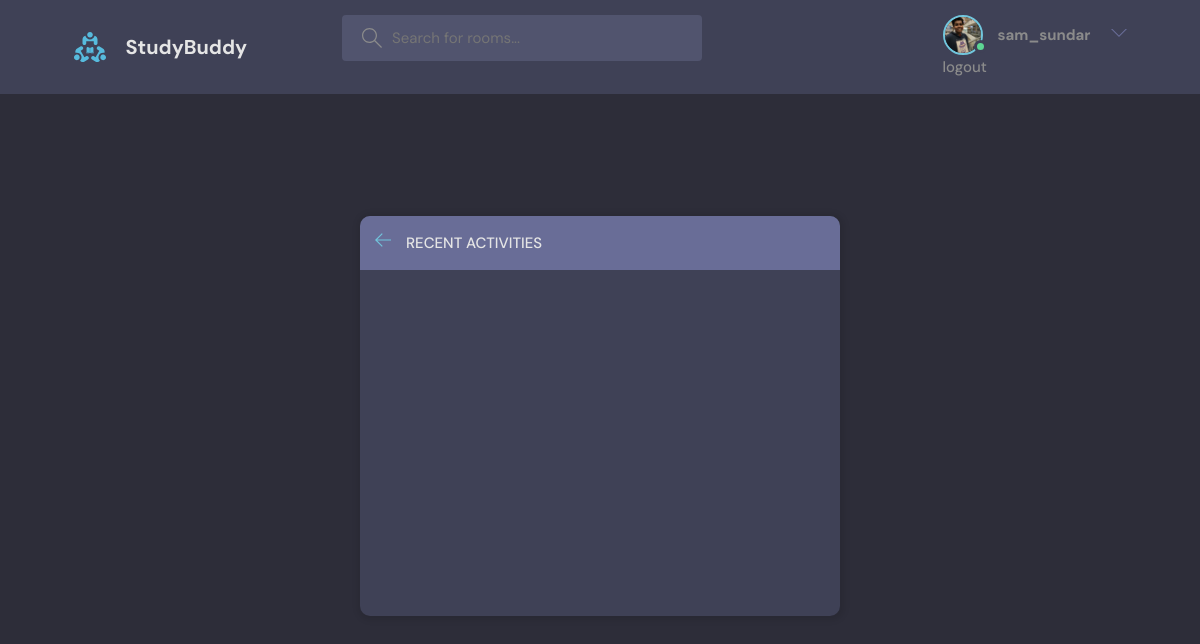
The app's page /activity/ (signed in), older data.
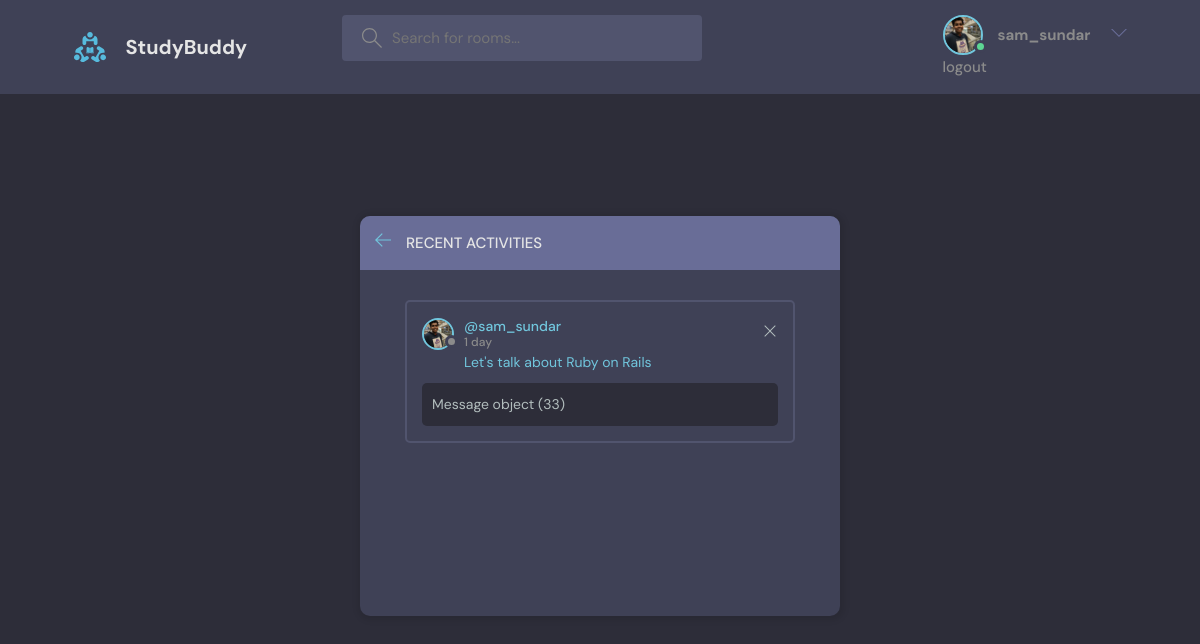
The same page, newer data.
### base/models.py (models this page shows, shortened)
class User(AbstractUser):
    name=models.CharField(max_length=200,null=True)
    email=models.EmailField(unique=True,null=True)
    bio=models.TextField(null=True)
    avatar=models.ImageField(null=True,default="avatar.svg")
    USERNAME_FIELD ='email'
    REQUIRED_FIELDS =[]

class Message(models.Model):
    user=models.ForeignKey(User,on_delete=models.CASCADE)
    room=models.ForeignKey(Room,on_delete=models.CASCADE)
    body=models.TextField()
    updated=models.DateTimeField(auto_now=True)
    created=models.DateTimeField(auto_now_add=True)
    class Meta:
        ordering = ['-updated','-created']  # '-' puts the new data field before all the prefilled data

class Room(models.Model):
    host = models.ForeignKey(User,on_delete=models.SET_NULL,null=True)
    topic=models.ForeignKey(Topic,on_delete=models.SET_NULL,null=True) #if topic was placed below Room then we must put Topic under Singles Commas i.e 'Topic',on_delete=models.CASCADE
    name=models.CharField(max_length=200)
    description=models.TextField(null=True,blank=True);
    participants=models.ManyToManyField(User,related_name='participants',blank=True)
    likes=models.ManyToManyField(User,related_name='likes',blank=True)
    updated =models.DateTimeField(auto_now=True)   #automatic
    created =models.DateTimeField(auto_now_add=True)  #it will only save a value once i.e the time it is created
    class Meta:
        ordering = ['-updated','-created']  # '-' puts the new data field before all the prefilled data
    def __str__(self):
        return self.name

### base/views.py (the view)
# urls.py: path('activity/',views.activityPage,name="activity"),
def activityPage(request):
    room_messages=Message.objects.all()
    print(room_messages)
    return render(request,'base/activity.html',{'room_messages': room_messages})

### base/templates/base/activity.html
{% extends 'main.html' %}
{% block content%}
    <main class="layout">
      <div class="container">
        <div class="layout__box">
          <div class="layout__boxHeader">
            <div class="layout__boxTitle">
              <a href="{% url 'home' %}">
                <svg version="1.1" xmlns="http://www.w3.org/2000/svg" width="32" height="32" viewBox="0 0 32 32">
                  <title>arrow-left</title>
                  <path
                    d="M13.723 2.286l-13.723 13.714 13.719 13.714 1.616-1.611-10.96-10.96h27.625v-2.286h-27.625l10.965-10.965-1.616-1.607z"
                  ></path>
                </svg>
              </a>
              <h3>Recent Activities</h3>
            </div>
          </div>
          <div class="activities-page layout__body">
            {% for message in room_messages %}
            <div class="activities__box">
              <div class="activities__boxHeader roomListRoom__header">
                <a href="{% url 'user-profile' message.user.id%}" class="roomListRoom__author">
                  <div class="avatar avatar--small">
                    <img src={{request.user.avatar.url}} />
                  </div>
                  <p>
                    @{{user.username}}
                    <span>{{message.created|timesince}}</span>
                  </p>
                </a>
                {% if request.user == message.user %}
                <div class="roomListRoom__actions">
                  <a href="{% url 'delete-message' message.id%}">
                    <svg version="1.1" xmlns="http://www.w3.org/2000/svg" width="32" height="32" viewBox="0 0 32 32">
                      <title>remove</title>
                      <path
                        d="M27.314 6.019l-1.333-1.333-9.98 9.981-9.981-9.981-1.333 1.333 9.981 9.981-9.981 9.98 1.333 1.333 9.981-9.98 9.98 9.98 1.333-1.333-9.98-9.98 9.98-9.981z">
                      </path>
                    </svg>
                  </a>
                </div>
                {% endif %}
              </div>
              <div class="activities__boxContent">
                <p><a href="{% url 'room' message.room.id %}">{{message.room}}</a></p>
                <div class="activities__boxRoomContent">
                  {{message}}
                </div>
              </div>
            </div>
            {% endfor %}
          </div>
        </div>
      </div>
    </main>
{% endblock content %}

### templates/main.html (shortened to what this page needs)
<!DOCTYPE html>
{% load static %}
<html lang="en">
  <head>
    <link rel="stylesheet" href="{% static 'styles/style.css' %}" />
  </head>
  <body>
    {% include 'navbar.html'%}
    {% block content %}
    {% endblock %}
  </body>
</html>

### templates/navbar.html (shortened to what this page needs)
{%load static %}
<!DOCTYPE html>
<html lang="en">
<head>
</head>
<body>
  <header class="header header--loggedIn">
    <div class="container">
      <a href="{% url 'home' %}" class="header__logo">
        <img src="{% static 'images/logo.svg' %}" />
        <h1>StudyBuddy</h1>
      </a>
      <form class="header__search" method="GET" action="{% url 'home' %}">
        <label>
          <input name="q" placeholder="Search for rooms..." />
        </label>
      </form>
      <nav class="header__menu">
        {% if request.user.is_authenticated %}
        <div class="header__user">
          <a href="{% url 'user-profile' request.user.id %}">
            <div class="avatar avatar--medium active">
              <img src="{{request.user.avatar.url}}" />
            </div>
            <h1> {{request.user.username}}</h1>
          </a>
          <button class="dropdown-button">
            <svg version="1.1" xmlns="http://www.w3.org/2000/svg" width="32" height="32" viewBox="0 0 32 32">
              <title>chevron-down</title>
              <path d="M16 21l-13-13h-3l16 16 16-16h-3l-13 13z"></path>
            </svg>
          </button>
        </div>
        <a href="{% url 'logout' %}">logout</a>
       {% else %}
       <div>
       <a href="{% url 'login' %}">login
        <img src="{% static 'images/avatar.svg' %}" />
        </a>
      </div>
        {% endif %}
      </nav>
    </div>
  </header>
</html>

Row changes from the older to the newer data that the page shows:
added Message: user.avatar (picture), {{ user.username }} "sam_sundar", created "1 day", room "Let's talk about Ruby on Rails", id "Message object (33)"
